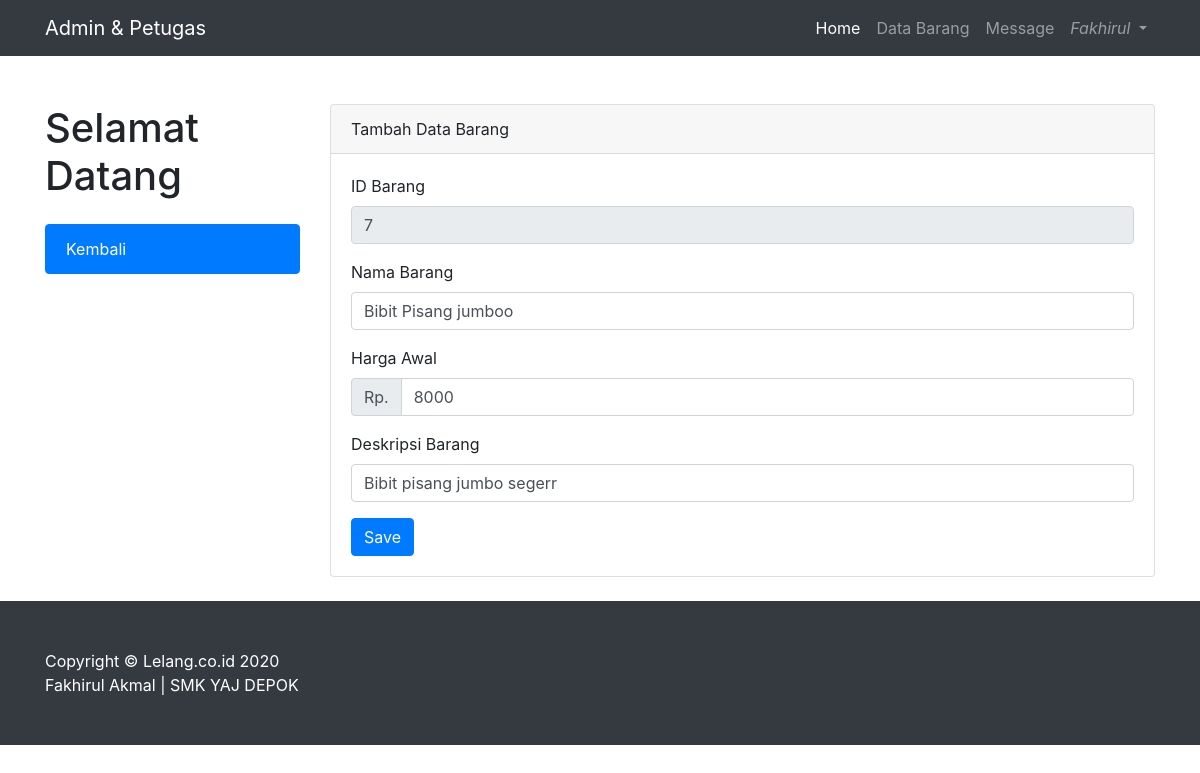
Page /page/admin/index.php?page=admin&perintah=edit&id_barang=7 (signed in) on the committed database.
### tables this page shows
CREATE TABLE `tb_petugas` (
  `id_petugas` int(11) NOT NULL,
  `nama_petugas` varchar(25) NOT NULL,
  `username` varchar(25) NOT NULL,
  `password` varchar(500) NOT NULL,
  `id_level` int(11) NOT NULL
);

CREATE TABLE `tb_barang` (
  `id_barang` int(11) NOT NULL,
  `nama_barang` varchar(25) NOT NULL,
  `tgl` date NOT NULL,
  `harga_awal` int(20) NOT NULL,
  `nama_file` varchar(255) NOT NULL,
  `deskripsi_barang` varchar(100) NOT NULL
);

### page/admin/databarang/edit.php (the view, shortened to what this page needs)
<?php
$koneksi = mysqli_connect('localhost', 'root', '', 'dblelang');
$id_barang   = $_GET['id_barang'];
      ?>
      <?php
$sql = $koneksi->query("select * from tb_barang where id_barang='$id_barang'");
while ($data = $sql->fetch_assoc()) {
?>
<div class="container">
<div class="row">
  <div class="col-lg-3">
    <h1 class="my-4">Selamat Datang</h1>
    <div class="list-group">
      <a href="?page=admin&perintah=databarang" class="list-group-item active">Kembali</a>
    </div>
  </div>
<div class="col-lg-9">
<div class="card mt-4">
<div class="card-header">
  Tambah Data Barang</div>
<div class="card-body">
<form method="post">
  <div class="form-group">
    <label for="">ID Barang</label>
    <input type="text" class="form-control" name="id_barang" value="<?php echo $data['id_barang'];?>" readonly>
  </div>
  <div class="form-group">
    <label for="">Nama Barang</label>
    <input type="text" class="form-control" name="nama_barang" value="<?php echo $data['nama_barang'];?>" placeholder="Nama barang...">
  </div>
  <div class="form-group">
  <label for="">Harga Awal</label>
  <div class="input-group">
    <div class="input-group-prepend">
      <div class="input-group-text">Rp.</div>
    </div>
    <input type="number" name="harga_awal" class="form-control" value="<?php echo $data['harga_awal'];?>">
  </div>
  </div>
  <div class="form-group">
    <label for="">Deskripsi Barang</label>
    <input type="text" name="deskripsi_barang" class="form-control" value="<?php echo $data['deskripsi_barang'];?>">
  </div>
  <?php } ?>
  <input type="submit" name="edit" value="Save" class="btn btn-primary">
</form>
</div>
</div>
</div>
</div>
</div>

### page/admin/index.php (shortened to what this page needs)
<?php
$koneksi = mysqli_connect('localhost', 'root', '', 'dblelang');
$username = $_SESSION['username'];
$query = mysqli_query($koneksi, "SELECT * FROM tb_petugas where username = '$username'");
$row_akun = mysqli_fetch_array($query);
?>
<!DOCTYPE html>
<html lang="en">
<head>
  <link href="vendor/bootstrap/css/bootstrap.min.css" rel="stylesheet">
  <link href="vendor/bootstrap/css/business-frontpage.css" rel="stylesheet">
</head>
<body>
  <nav class="navbar navbar-expand-lg navbar-dark bg-dark fixed-top">
    <div class="container">
      <a class="navbar-brand" href="index.php">Admin & Petugas</a>
      <div class="collapse navbar-collapse" id="navbarResponsive">
        <ul class="navbar-nav ml-auto">
          <li class="nav-item active">
            <a class="nav-link" href="index.php">Home
            </a>
          </li>
          <?php
          if(isset($_SESSION['username'])) { ?>
          <li class="nav-item">
            <a class="nav-link" href="?page=admin&perintah=databarang">Data Barang</a>
          </li>
          <li class="nav-item">
            <a class="nav-link" href="?page=pesan">Message</a>
          </li>
          <li class="nav-item dropdown no-arrow">
            <a class="nav-link dropdown-toggle" href="#" id="userDropdown" level="button" data-toggle="dropdown" aria-haspopup="true" aria-expanded="false">
              <i class="fas fa-user-circle fa-fw"><?php echo $row_akun['nama_petugas'];?></i>
            </a>
          </li>
        <?php } ?>
        </ul>
      </div>
    </div>
  </nav>
<br>
  <?php
      $page = $_GET['page'];
      $perintah = $_GET['perintah'];
      if ($page == "about") {
        if ($perintah == "") {
          include 'about.php';
        }
      }if ($page == "admin") {
        if ($perintah == "databarang") {
          include 'databarang/databarang.php';
        }elseif ($perintah == "delete") {
          include 'databarang/delete.php';
        }elseif ($perintah == "tambah") {
          include 'databarang/tambah.php';
        }elseif ($perintah == "edit") {
          include 'databarang/edit.php';
        }elseif ($perintah == "print") {
          include 'databarang/print.php';
        }
        elseif ($perintah == "persetujuandata") {
          include '../lelang/persetujuanlelang.php';
        }elseif ($perintah == "bukalelang") {
          include '../lelang/bukalelang.php';
        }elseif ($perintah == "tutuplelang") {
          include '../lelang/tutuplelang.php';
        }elseif ($perintah == "printpersetujuan") {
          include '../lelang/print.php';
        }
      }
      elseif ($page == ""){
        include "home.php";
    }elseif ($page == "login"){
      include "loginadmin.php";
    }elseif ($page == "account") {
      include 'account.php';
    }elseif ($page == "pesan") {
      include 'pesan.php';
      if ($perintah == "delpesan") {
      include 'delpesan.php';
    }
    }
  ?>
  <br>
  <footer class="py-5 bg-dark">
    <div class="container">
      <p class="m-0 text-left text-white">Copyright &copy; Lelang.co.id 2020</p>
      <p class="m-0 text-left text-white">Fakhirul Akmal | SMK YAJ DEPOK</p>
    </div>
  </footer>
</body>
</html>

### rows in the picture
tb_petugas: nama_petugas "Fakhirul"
tb_barang: id_barang "7", nama_barang "Bibit Pisang jumboo", harga_awal "8000", deskripsi_barang "Bibit pisang jumbo segerr"
